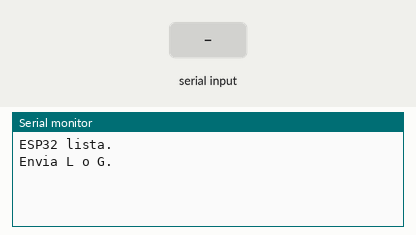
This program was run on a simulated ESP32. Shown: the last lines printed to the serial monitor. The inputs (shaded band) are chosen by the test bench.

Above: at 1.2 s.
1.3 s: "DATA,36.8,55.2\n" received over the second serial link
At 3.5 s:
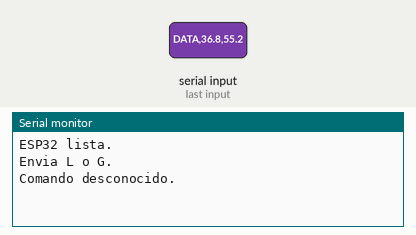
3.8 s: "L\n" received over the second serial link
At 5.6 s:
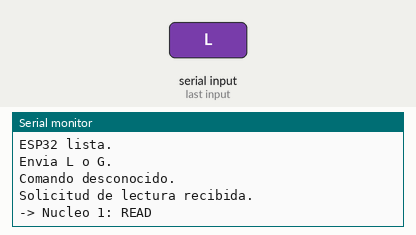
6.3 s: "G\n" received over the second serial link
At 8.7 s:
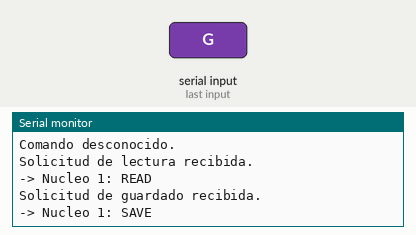

The program:

main.cpp
```cpp
#define CUSTOM_SETTINGS
#define INCLUDE_TERMINAL_MODULE

#include <Arduino.h>
#include <DabbleESP32.h>


#define RX2_PIN 16
#define TX2_PIN 17
#define TIMEOUT_MS 2500   // tiempo maximo de espera de la respuesta

String lineaNucleo = "";
bool esperando = false;
unsigned long tEnvio = 0;

// Envia un comando a la Nucleo 1 (termina en salto de linea) y avisa en la app.
void enviarANucleo(const char *cmd, const char *aviso) {
    Serial2.print(cmd);
    Serial2.print('\n');
    esperando = true;
    tEnvio = millis();

    Serial.print("-> Nucleo 1: ");
    Serial.println(cmd);
    Terminal.println(aviso);
}

// Devuelve el campo n (separado por comas) de una linea.
// Ejemplo: campo("DATA,36.8,55.2", 1) -> "36.8"
String campo(const String &s, int n) {
    int ini = 0;
    for (int i = 0; i < n; i++) {
        ini = s.indexOf(',', ini);
        if (ini < 0) return "";
        ini++;
    }
    int fin = s.indexOf(',', ini);
    return (fin < 0) ? s.substring(ini) : s.substring(ini, fin);
}

// Interpreta la respuesta que llega de la Nucleo 1 y la muestra en la Terminal de Dabble.
void procesarRespuesta(String r) {
    r.trim();
    if (r.length() == 0) {
        return;
    }
    esperando = false;
    Serial.println("<- Nucleo 1: " + r);

    String tipo = campo(r, 0);

    if (tipo == "DATA") {
        Terminal.println("Temp: " + campo(r, 1) + " C   Hum: " + campo(r, 2) + " %");
    } else if (tipo == "OK") {
        Terminal.println("Guardado en SD: " + campo(r, 2) + " C, " + campo(r, 3) + " %");
    } else if (r == "ERR,SD") {
        Terminal.println("ERROR: revisa la tarjeta SD");
    } else if (r == "ERR,NODATA") {
        Terminal.println("Aun no hay medicion");
    } else {
        Terminal.println("Respuesta: " + r);
    }
}

// Lee lo que manda la Nucleo 1, linea por linea, sin bloquear.
void recibirNucleo() {
    while (Serial2.available() > 0) {
        char c = Serial2.read();
        if (c == '\n') {
            procesarRespuesta(lineaNucleo);
            lineaNucleo = "";
        } else if (c != '\r' && lineaNucleo.length() < 60) {
            lineaNucleo += c;
        }
    }

    if (esperando && (millis() - tEnvio) > TIMEOUT_MS) {
        esperando = false;
        Terminal.println("Sin respuesta de la Nucleo");
        Serial.println("Timeout esperando a la Nucleo 1");
    }
}

// Procesa un mensaje completo de la Terminal de Dabble.
//   L -> pide una lectura  (READ)
//   G -> guarda en la SD   (SAVE)
void procesarComando(String comando) {
    comando.trim();
    comando.toUpperCase();

    if (comando.length() == 0) {
        return;
    }

    if (comando == "L") {
        Serial.println("Solicitud de lectura recibida.");
        enviarANucleo("READ", "Leyendo...");
    } else if (comando == "G") {
        Serial.println("Solicitud de guardado recibida.");
        enviarANucleo("SAVE", "Guardando...");
    } else {
        Serial.println("Comando desconocido.");
        Terminal.println("ERROR: envia L o G");
    }
}

// Lee el mensaje que Dabble ya recibio y decodifico.
void recibirBluetooth() {
    if (Terminal.available() > 0) {
        String comando = Terminal.readString();
        procesarComando(comando);
    }
}

void setup() {
    Serial.begin(115200);
    Serial2.begin(115200, SERIAL_8N1, RX2_PIN, TX2_PIN);
    Dabble.begin("Licht_ESP32");

    Serial.println("ESP32 lista.");
    Serial.println("Envia L o G.");
}

void loop() {
    Dabble.processInput();
    recibirBluetooth();
    recibirNucleo();
    delay(5);
}
```

Measured:
- after the input at 1.3 s, the serial monitor: prints a new line after 1.0 s (image 1)
- after the input at 3.8 s, the serial monitor: prints a new line after 1.0 s (image 2)
- after the input at 6.3 s, the serial monitor: prints a new line after 1.0 s (image 3)
